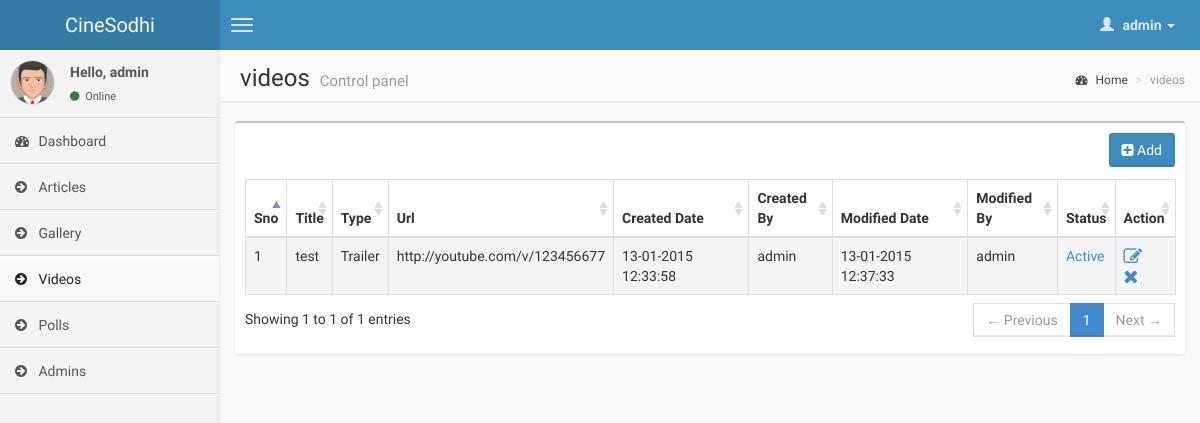
/admin/index.php?op=videos (signed in), run on the app's committed database.
### tables this page shows
CREATE TABLE IF NOT EXISTS `videos` (
  `id` int(11) unsigned NOT NULL AUTO_INCREMENT,
  `page_url` varchar(250) NOT NULL,
  `meta_keywords` text NOT NULL,
  `meta_description` longtext NOT NULL,
  `video_title` varchar(250) NOT NULL,
  `video_type` varchar(250) DEFAULT NULL,
  `video_url` varchar(250) NOT NULL,
  `status` tinyint(1) NOT NULL,
  `created_by` int(11) unsigned NOT NULL,
  `modified_by` int(11) unsigned DEFAULT NULL,
  `created_date` datetime NOT NULL,
  `modified_date` datetime DEFAULT NULL,
  PRIMARY KEY (`id`),
  KEY `created_by` (`created_by`),
  KEY `modified_by` (`modified_by`)
);

### admin/index.php (called while the page is built)
<?php
	include_once("../lib/config.php");
	include_once("includes/header.php");
	include_once("includes/body.php");
	include_once("includes/footer.php");
?>

### lib/config.php (called while the page is built, shortened)
<?php
include_once('Database.class.php');
$Database = new Database('localhost','root','','cinesodhi');
?>

### lib/Database.class.php (called while the page is built, shortened)
<?php
class Database {
var $query_id = 0;
function fetch_array($query_id=-1) {
	if ($query_id!=-1) {
		$this->query_id=$query_id;
	}
	if (isset($this->query_id)) {
		$record = @mysql_fetch_assoc($this->query_id);
	}else{
		$this->oops("Invalid query_id: <b>$this->query_id</b>. Records could not be fetched.");
	}
	return $record;
}
function fetch_values($Ed_sql)
{
	$Ed_res = mysql_query($Ed_sql);
	$out = array();
	while ($row = $this->fetch_array($Ed_res,$Ed_sql)){
		$out[] = $row;
	}
	return $out;
}
}
?>

### admin/includes/videos.php (the view, shortened to what this page needs)
<?php
$videoTypes = array("Trailer","Short Film");
?>
<?php
if((isset($_GET['Action']))&&(($_GET['Action']=='Add')||($_GET['Action']=='Edit')))
{
  if(($_GET['Action']=='Edit')&&($_GET['vid']>0))
  {
	 $videos = $Database->fetch_values("select * from videos where id = '".$_GET['vid']."'");
	 $videosData = array_shift($videos);
	 $heading = 'Edit Video Details';
	 $buttonText = 'Save';
	 $title = $videosData['video_title'];
	 $pageUrl = $videosData['page_url'];
	 $svideoType = $videosData['video_type'];
	 $videoUrl = $videosData['video_url'];
	 $metaKeywords = $videosData['meta_keywords'];
	 $metaDesc = $videosData['meta_description'];
  }
  else
  {
	$heading = 'Add Video';
	$buttonText = 'Add';
	$title = '';
	$pageUrl = '';
	$svideoType = '';
	$videoUrl = '';
	$metaKeywords = '';
	$metaDesc = '';
  }
?>
  <div class="col-md-12">
	<div class="box box-primary">
	<div class="box-header">
		<h3 class="box-title"><?php echo $heading;?></h3>
	</div>
	<?php
	  if(isset($_GET['error']))
	  {
	  ?>
	  <div class="alert alert-danger alert-dismissable">
		<i class="fa fa-ban"></i>
		<button aria-hidden="true" data-dismiss="alert" class="close" type="button">×</button>
		<b>Alert!</b>
		<?php
		if(isset($_GET['error']) && $_GET['error'] == "empty")
		{?>
			Fields Should not be Empty
		<?php
		}
		else if(isset($_GET['error']) && $_GET['error'] == "yes")
		{?>
			Error Occured While Saving, Please try again
		<?php
		}
		?>
	 </div>
	 <?php
	 }?>
	<form id="videosForm" action="index.php?op=videos" method="post"  role="form" enctype="multipart/form-data">
		<div class="box-body">
			<div class="form-group">
				<label for="exampleInputTitle">Title</label>
				<input id="videoTitle" type="text" name="title" class="form-control" placeholder="Enter Title" value="<?php echo $title;?>" data-bv-notempty data-bv-notempty-message="Video Title is required">
			</div>
			<div class="form-group">
				<label for="exampleInputPageUrl">Page Url</label>
				<input id="pageUrl" type="text" name="pageurl" class="form-control" placeholder="Page Url" value="<?php echo $pageUrl;?>" data-bv-notempty data-bv-notempty-message="page Url is required">
			</div>
			<div class="form-group">
				<label>Select</label>
				<select name="videotype" class="form-control" data-bv-notempty data-bv-notempty-message="Select Video Type">
				   <option value="">Select Video Type</option>
				   <?php
				    foreach($videoTypes as $videoType)
					{
						if($videoType == $svideoType)
						{
						  $sel = "selected='selected'";
						}
						else
						{
						 $sel = "";
						}
					?>
					   <option value="<?php echo $videoType;?>" <?php echo $sel;?>><?php echo $videoType;?></option>
					<?php
					}
					?>
				</select>
			</div>
			<div class="form-group">
				<label for="exampleInputVideoUrl">video Url</label>
				<input id="videoUrl" type="text" name="videourl" class="form-control" placeholder="Video Url" value="<?php echo $videoUrl;?>" data-bv-notempty data-bv-notempty-message="Video Url is required" data-bv-uri data-bv-uri-message="Please Enter Valid Url">
			</div>
			<div class="form-group">
				<label for="exampleInputMetaKeywords">Meta Keywords</label>
				<textarea rows="3" name="metaKeywords" class="form-control" placeholder="Enter Meta Keywords" data-bv-notempty data-bv-notempty-message="Meta Keywords is required"><?php echo $metaKeywords;?></textarea>
			</div>
			<div class="form-group">
				<label for="exampleInputMetaDescription">Meta Description</label>
				<textarea rows="3" name="metaDesc" class="form-control" placeholder="Enter Meta Description" data-bv-notempty data-bv-notempty-message="Meta Description is required"><?php echo $metaDesc;?></textarea>
			</div>
		</div>
		<div class="box-footer">
		    <?php
			if(($_GET['Action']=='Edit')&&($_GET['vid']>0))
			{?>
				<input type="hidden" readonly="true" name="video_id" value="<?php echo $_GET['vid'];?>" />
			<?php
			}?>
			<input id="submitButton" type="submit" name="Submit" value="<?php echo $buttonText;?>" class="btn bg-olive btn-block">
		</div>
	</form>
	</div>
 </div>
<?php }
else
{ ?>
	<div class="box">
	 <div class="box-body table-responsive">
	    <div class="col-md-12 padding-right-none margin-bottom-5">
		 <button id="addButton" class="btn btn-primary pull-right" title="Add Video" data-placement="bottom" data-toggle="tooltip">
		 <i class="fa fa-plus-square"></i>&nbsp;Add</button>
		</div>
		<table id="videosData" class="table table-bordered table-striped">
			<thead>
				<tr>
				  <th>Sno</th>
				  <th>Title</th>
				  <th>Type</th>
				  <th>Url</th>
				  <th>Created Date</th>
				  <th>Created By</th>
				  <th>Modified Date</th>
				  <th>Modified By</th>
				  <th>Status</th>
				  <th>Action</th>
				</tr>
			</thead>
			<tbody>
			<?php
			 $videos =$Database->fetch_values("select ac.*,c.username as createdBy, m.username as modifiedBy from videos ac,admin c, admin m where ac.created_by = c.id and ac.modified_by = m.id ORDER BY ac.id asc");
			 if(count($videos) > 0)
			 {
			    $i=1;
			    foreach($videos as $video)
				{
					if($video['status']==1)
					{
					  $status = 'Active';
					  $sval = 0;
					}
					else
					{
						$status = 'Inactive';
						$sval = 1;
					}
			 ?>
					<tr>
					  <td><?php echo $i;?></td>
					  <td><?php echo $video['video_title'];?></td>
					  <td><?php echo $video['video_type'];?></td>
					  <td><?php echo $video['video_url'];?></td>
					  <td><?php echo date("d-m-Y H:i:s",strtotime($video['created_date']));?></td>
					  <td><?php echo $video['createdBy'];?></td>
					  <td><?php echo date("d-m-Y H:i:s",strtotime($video['modified_date']));?></td>
					  <td><?php echo $video['modifiedBy'];?></td>
					  <td>
					  <a title="Change Status" data-placement="bottom" data-toggle="tooltip" href='index.php?op=videos&vid=<?=$video['id']?>&status=<?php echo $sval;?>'>
					  <?php echo $status;?>
					  </a>
					  </td>
					  <td>
					  <a title="Edit Video" data-placement="bottom" data-toggle="tooltip" href='index.php?op=videos&Action=Edit&vid=<?=$video['id']?>'>
					  <i class="fa fa-pencil-square-o fa-lg"></i></a>
					  <a title="Remove Video" data-placement="bottom" data-toggle="tooltip" href='index.php?op=videos&Action=Delete&vid=<?=$video['id']?>' onclick="return confirm('Are you sure')">
					  <i class="fa fa-times fa-lg"></i></a>
				    </td>
					</tr>
			 <?php
			    $i++;}
			 }
			 ?>
			</tbody>
        </table>
	 </div>
	</div>
<?php } ?>

### data on the page
videos: video_title "test", video_type "Trailer", video_url "http://youtube.com/v/123456677", created_date "13-01-2015 12:33:58", created_by.username "admin", modified_date "13-01-2015 12:37:33", status "Active"

### other printed values
$_SESSION['name'] "admin"
$pageHeading "videos"
$b1Title "videos"
